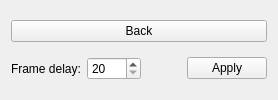
<?xml version="1.0" encoding="UTF-8"?>
<ui version="4.0">
	<class>SpeedCommandWidget</class>
	<widget class="QWidget" name="SpeedCommandWidget">
		<layout class="QVBoxLayout" name="mainLayout">
			<item>
				<widget class="QPushButton" name="returnBackBtn">
					<property name="text">
						<string>Back</string>
					</property>
				</widget>
			</item>
			<item>
				<layout class="QHBoxLayout" name="contentLayout">
					<item>
						<widget class="QLabel" name="infoLabel">
							<property name="text">
								<string>Frame delay:</string>
							</property>
						</widget>
					</item>
					<item>
						<widget class="QSpinBox" name="frameDelayInput">
							<property name="minimum">
								<number>20</number>
							</property>
							<property name="maximum">
								<number>1000</number>
							</property>
						</widget>
					</item>
					<item>
						<spacer name="hSpacer">
							<property name="orientation">
								<enum>Qt::Horizontal</enum>
							</property>
							<property name="sizeHint" stdset="0">
								<size>
									<width>40</width>
									<height>20</height>
								</size>
							</property>
						</spacer>
					</item>
					<item>
						<widget class="QPushButton" name="applyButton">
							<property name="text">
								<string>Apply</string>
							</property>
						</widget>
					</item>
				</layout>
			</item>
		</layout>
	</widget>
	<resources/>
	<connections/>
</ui>
